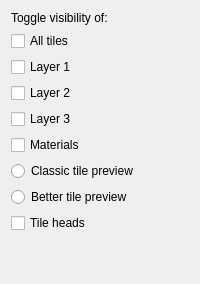
       <widget class="QWidget" name="VTiles">
        <attribute name="title">
         <string>Tiles</string>
        </attribute>
        <layout class="QVBoxLayout" name="verticalLayout_5">
         <item>
          <widget class="QLabel" name="VTilesMaterialsLabel">
           <property name="text">
            <string>Toggle visibility of:</string>
           </property>
          </widget>
         </item>
         <item>
          <widget class="QCheckBox" name="VTilesAllTiles">
           <property name="text">
            <string>All tiles</string>
           </property>
          </widget>
         </item>
         <item>
          <widget class="QCheckBox" name="VTilesLayer1">
           <property name="text">
            <string>Layer 1</string>
           </property>
          </widget>
         </item>
         <item>
          <widget class="QCheckBox" name="VTilesLayer2">
           <property name="text">
            <string>Layer 2</string>
           </property>
          </widget>
         </item>
         <item>
          <widget class="QCheckBox" name="VTilesLayer3">
           <property name="text">
            <string>Layer 3</string>
           </property>
          </widget>
         </item>
         <item>
          <widget class="QCheckBox" name="VTilesMaterials">
           <property name="text">
            <string>Materials</string>
           </property>
          </widget>
         </item>
         <item>
          <widget class="QRadioButton" name="VTilesMaterialsOldPreview">
           <property name="text">
            <string>Classic tile preview</string>
           </property>
          </widget>
         </item>
         <item>
          <widget class="QRadioButton" name="VTilesMaterialBetterPreview">
           <property name="text">
            <string>Better tile preview</string>
           </property>
          </widget>
         </item>
         <item>
          <widget class="QCheckBox" name="VTilesHeads">
           <property name="text">
            <string>Tile heads</string>
           </property>
          </widget>
         </item>
         <item>
          <spacer name="verticalSpacer">
           <property name="orientation">
            <enum>Qt::Orientation::Vertical</enum>
           </property>
           <property name="sizeHint" stdset="0">
            <size>
             <width>20</width>
             <height>40</height>
            </size>
           </property>
          </spacer>
         </item>
        </layout>
       </widget>
